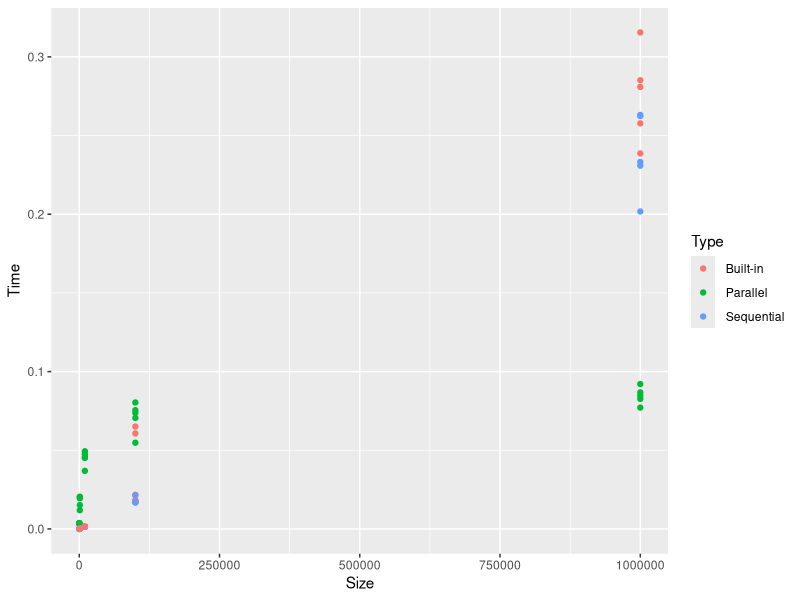
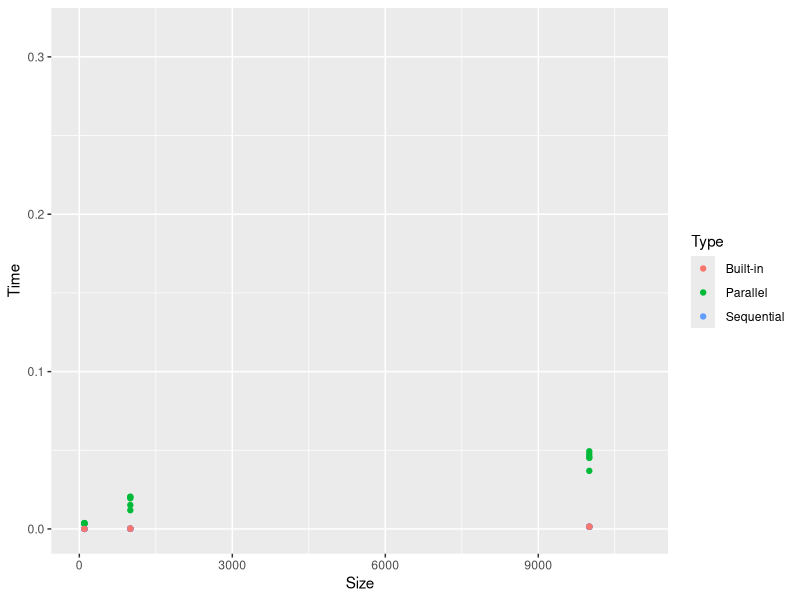
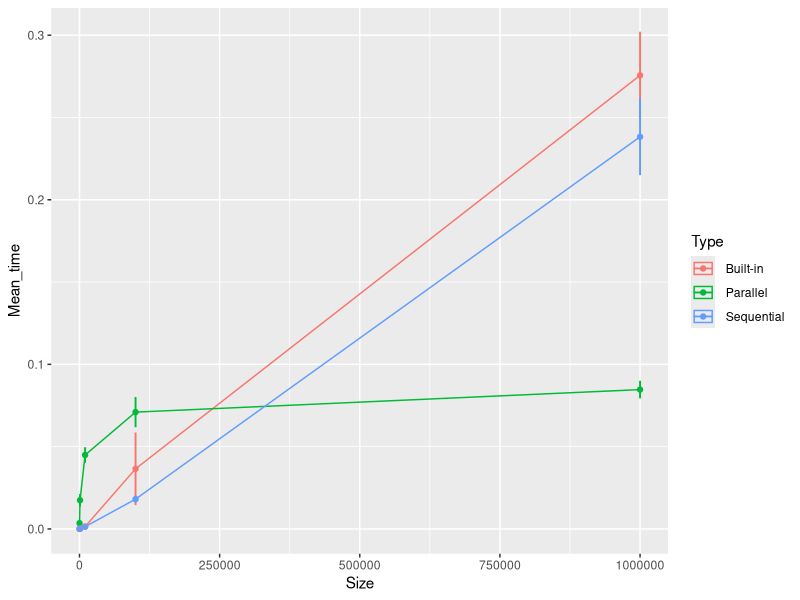

Recreate these plots in R, in order.
## ---- chunk 1
library(dplyr)
library(ggplot2)
## ---- chunk 2
res1 <- read.csv(file="result_1.csv",head=TRUE,sep=",")
## ---- chunk 3
head(res1)
## ---- chunk 4
p = ggplot(res1, aes(Size, Time))
p + geom_point(aes(colour = Type))
## ---- chunk 5
p + geom_point(aes(colour = Type)) + coord_cartesian(xlim = c(0, 11000))
## ---- chunk 6
res1_mine <- res1 %>% group_by(Size, Type) %>%
                  select(Time) %>%
                  summarise( num = n(),
                        Mean_time = mean(Time),
                        Time_sd = sd(Time),
                        Time_se = 2*Time_sd/sqrt(num)
                  )

ggplot(data = res1_mine,
    aes(x=Size , y=Mean_time, ymin=Mean_time-Time_se, ymax=Mean_time+Time_se, color=Type) ) +
    geom_crossbar() +
    geom_point() +
    geom_line();
